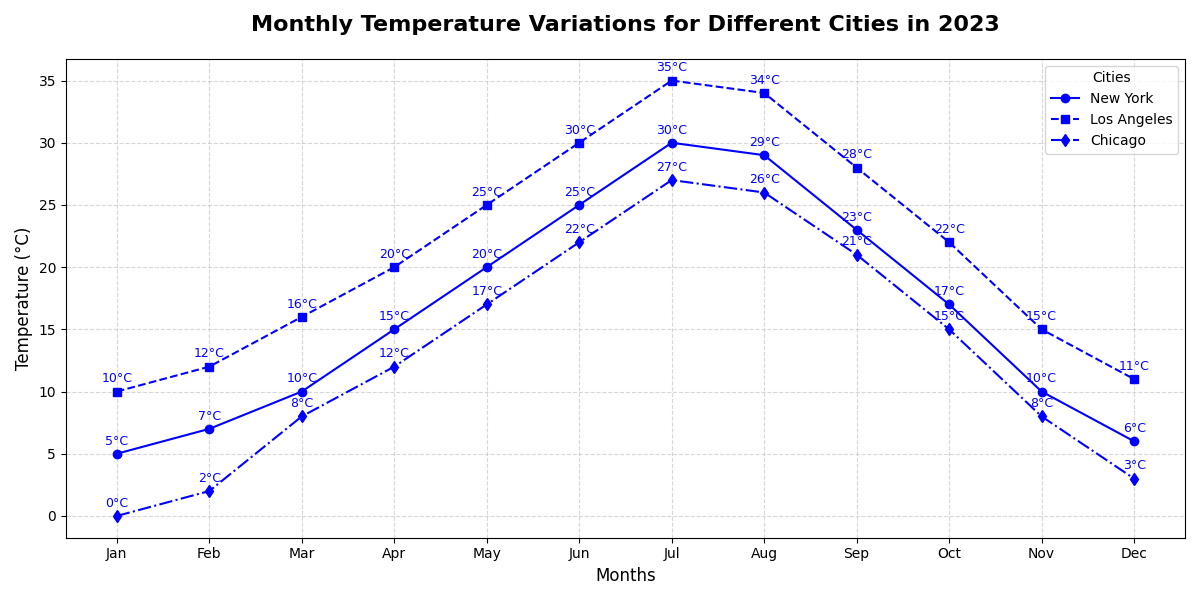

Recreate this plot in Python.
import matplotlib.pyplot as plt
import numpy as np

# Define the months and temperature data for each city
months = np.array(["Jan", "Feb", "Mar", "Apr", "May", "Jun", "Jul", "Aug", "Sep", "Oct", "Nov", "Dec"])
city1_temp = np.array([5, 7, 10, 15, 20, 25, 30, 29, 23, 17, 10, 6])
city2_temp = np.array([10, 12, 16, 20, 25, 30, 35, 34, 28, 22, 15, 11])
city3_temp = np.array([0, 2, 8, 12, 17, 22, 27, 26, 21, 15, 8, 3])

fig, ax = plt.subplots(figsize=(12, 6))

# Unified color for all cities
color = 'b'

# Plotting line charts for each city's temperature
ax.plot(months, city1_temp, marker='o', linestyle='-', color=color, label='New York')
ax.plot(months, city2_temp, marker='s', linestyle='--', color=color, label='Los Angeles')
ax.plot(months, city3_temp, marker='d', linestyle='-.', color=color, label='Chicago')

# Titles, labels, and grid
ax.set_title("Monthly Temperature Variations for Different Cities in 2023", fontsize=16, fontweight='bold', pad=20)
ax.set_xlabel("Months", fontsize=12)
ax.set_ylabel("Temperature (°C)", fontsize=12)
ax.grid(True, linestyle='--', alpha=0.5)

# Legend and data point annotations
ax.legend(title='Cities', fontsize=10)
for i in range(len(months)):
    ax.text(months[i], city1_temp[i] + 0.5, f"{city1_temp[i]}°C", ha='center', va='bottom', fontsize=9, color=color)
    ax.text(months[i], city2_temp[i] + 0.5, f"{city2_temp[i]}°C", ha='center', va='bottom', fontsize=9, color=color)
    ax.text(months[i], city3_temp[i] + 0.5, f"{city3_temp[i]}°C", ha='center', va='bottom', fontsize=9, color=color)

plt.tight_layout()
plt.show()
